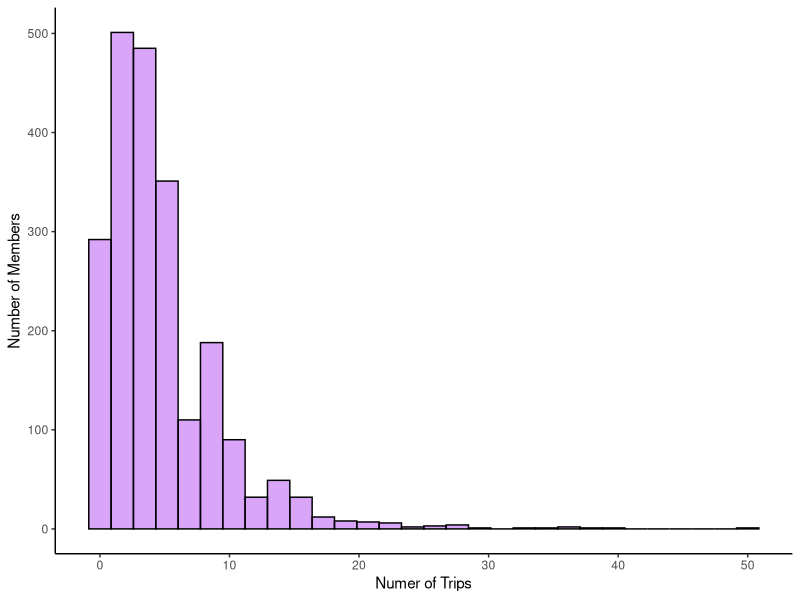
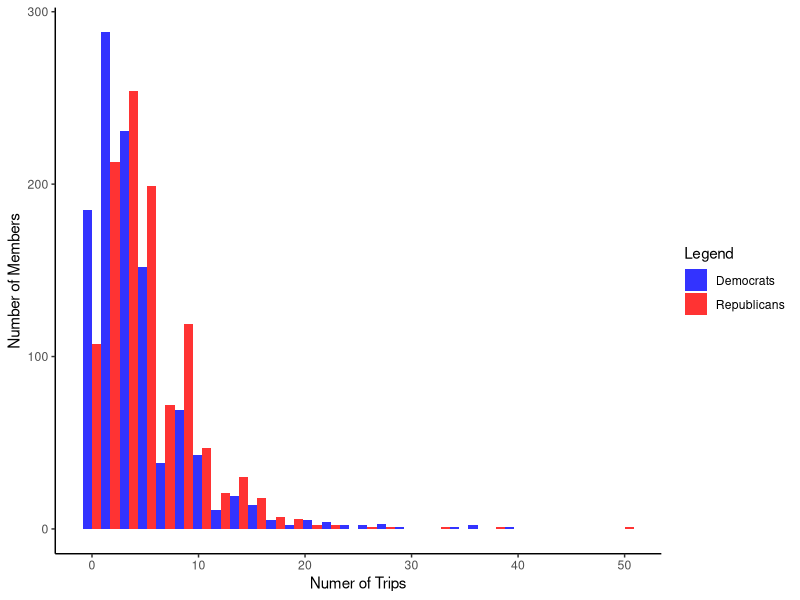

Reproduce these figures in R, in order.
## ---- chunk 1
library(ggplot2)
giftdata <- read.csv(file = "110-114Congresses.csv", header = TRUE, stringsAsFactors = FALSE)
ggplot(data = giftdata, aes(x=trips)) + geom_histogram(color="black", fill="purple", alpha=0.4) + theme_classic() + labs(x="Numer of Trips", y="Number of Members")
## ---- chunk 2
library(ggplot2)
library(RColorBrewer)
giftdata <- read.csv(file = "110-114Congresses.csv", header = TRUE, stringsAsFactors = FALSE)
ggplot(data = giftdata, aes(x = trips, fill = as.factor(party))) + geom_histogram(alpha=0.8, position="dodge") + theme_classic() + scale_fill_manual(name =c("Legend"), values=c("blue", "red"), labels=c("100"="Democrats", "200"="Republicans")) + labs(x="Numer of Trips", y="Number of Members")
